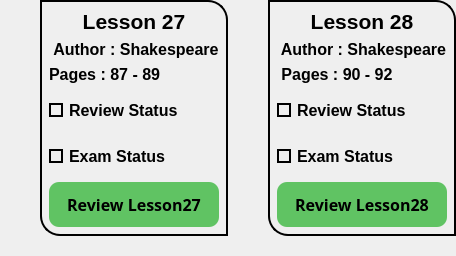
            <widget class="QWidget" name="widget_68" native="true">
             <property name="maximumSize">
              <size>
               <width>16777215</width>
               <height>280</height>
              </size>
             </property>
             <layout class="QHBoxLayout" name="horizontalLayout_16">
              <property name="spacing">
               <number>0</number>
              </property>
              <property name="leftMargin">
               <number>0</number>
              </property>
              <property name="topMargin">
               <number>0</number>
              </property>
              <property name="rightMargin">
               <number>0</number>
              </property>
              <property name="bottomMargin">
               <number>0</number>
              </property>
              <item>
               <widget class="QWidget" name="widget_75" native="true">
                <property name="styleSheet">
                 <string notr="true"/>
                </property>
                <layout class="QVBoxLayout" name="verticalLayout_59">
                 <property name="spacing">
                  <number>0</number>
                 </property>
                 <property name="leftMargin">
                  <number>40</number>
                 </property>
                 <property name="topMargin">
                  <number>0</number>
                 </property>
                 <property name="rightMargin">
                  <number>0</number>
                 </property>
                 <property name="bottomMargin">
                  <number>20</number>
                 </property>
                 <item>
                  <widget class="QWidget" name="widget_76" native="true">
                   <property name="styleSheet">
                    <string notr="true">border-bottom-left-radius:20px;
border-top-right-radius:20px;
border:2px solid black;
</string>
                   </property>
                   <layout class="QVBoxLayout" name="verticalLayout_60">
                    <item>
                     <widget class="QLabel" name="label_83">
                      <property name="font">
                       <font>
                        <family>Tahoma</family>
                        <pointsize>16</pointsize>
                        <bold>true</bold>
                       </font>
                      </property>
                      <property name="styleSheet">
                       <string notr="true">color:black;
border:none;</string>
                      </property>
                      <property name="text">
                       <string>Lesson 27</string>
                      </property>
                      <property name="alignment">
                       <set>Qt::AlignCenter</set>
                      </property>
                     </widget>
                    </item>
                    <item>
                     <widget class="QLabel" name="label_84">
                      <property name="minimumSize">
                       <size>
                        <width>0</width>
                        <height>5</height>
                       </size>
                      </property>
                      <property name="font">
                       <font>
                        <family>Tahoma</family>
                        <pointsize>12</pointsize>
                        <bold>true</bold>
                       </font>
                      </property>
                      <property name="styleSheet">
                       <string notr="true">color:black;
border:none;</string>
                      </property>
                      <property name="text">
                       <string> Author : Shakespeare</string>
                      </property>
                      <property name="alignment">
                       <set>Qt::AlignCenter</set>
                      </property>
                     </widget>
                    </item>
                    <item>
                     <widget class="QLabel" name="label_85">
                      <property name="minimumSize">
                       <size>
                        <width>0</width>
                        <height>0</height>
                       </size>
                      </property>
                      <property name="font">
                       <font>
                        <family>Tahoma</family>
                        <pointsize>12</pointsize>
                        <bold>true</bold>
                       </font>
                      </property>
                      <property name="styleSheet">
                       <string notr="true">color:black;
border:none;</string>
                      </property>
                      <property name="text">
                       <string>Pages : 87 - 89</string>
                      </property>
                      <property name="alignment">
                       <set>Qt::AlignBottom|Qt::AlignLeading|Qt::AlignLeft</set>
                      </property>
                     </widget>
                    </item>
                    <item>
                     <widget class="QCheckBox" name="checkBox53">
                      <property name="minimumSize">
                       <size>
                        <width>0</width>
                        <height>40</height>
                       </size>
                      </property>
                      <property name="font">
                       <font>
                        <family>Tahoma</family>
                        <pointsize>12</pointsize>
                        <bold>true</bold>
                       </font>
                      </property>
                      <property name="layoutDirection">
                       <enum>Qt::LeftToRight</enum>
                      </property>
                      <property name="styleSheet">
                       <string notr="true">QCheckBox::indicator {
	border:2px solid black;	

}
QCheckBox::indicator:checked {
    background-color: qradialgradient(spread:pad, 
                            cx:0.5,
                            cy:0.5,
                            radius:0.9,
                            fx:0.5,
                            fy:0.5,
                            stop:0 rgba(0, 255, 0, 255), 
                            stop:1 rgba(0, 64, 0, 255));
}

QCheckBox{
	color:black;
	border:none;
}
</string>
                      </property>
                      <property name="text">
                       <string>Review Status</string>
                      </property>
                      <property name="iconSize">
                       <size>
                        <width>40</width>
                        <height>40</height>
                       </size>
                      </property>
                      <property name="tristate">
                       <bool>false</bool>
                      </property>
                     </widget>
                    </item>
                    <item>
                     <widget class="QCheckBox" name="checkBox54">
                      <property name="minimumSize">
                       <size>
                        <width>0</width>
                        <height>40</height>
                       </size>
                      </property>
                      <property name="font">
                       <font>
                        <family>Tahoma</family>
                        <pointsize>12</pointsize>
                        <bold>true</bold>
                       </font>
                      </property>
                      <property name="styleSheet">
                       <string notr="true">QCheckBox::indicator {
	border:2px solid black;	
}
QCheckBox::indicator:checked {
    background-color: qradialgradient(spread:pad, 
                            cx:0.5,
                            cy:0.5,
                            radius:0.9,
                            fx:0.5,
                            fy:0.5,
                            stop:0 rgba(0, 255, 0, 255), 
                            stop:1 rgba(0, 64, 0, 255));
}
QCheckBox{
	color:black;
	border:none;
}</string>
                      </property>
                      <property name="text">
                       <string>Exam Status</string>
                      </property>
                     </widget>
                    </item>
                    <item>
                     <widget class="QPushButton" name="btn27">
                      <property name="minimumSize">
                       <size>
                        <width>0</width>
                        <height>45</height>
                       </size>
                      </property>
                      <property name="font">
                       <font>
                        <family>Sitka Small Semibold</family>
                        <pointsize>12</pointsize>
                        <bold>true</bold>
                       </font>
                      </property>
                      <property name="cursor">
                       <cursorShape>PointingHandCursor</cursorShape>
                      </property>
                      <property name="styleSheet">
                       <string notr="true">border:none;
border-radius:10px;
color:black;
background-color: rgb(96, 195, 99);</string>
                      </property>
                      <property name="text">
                       <string>Review Lesson27</string>
                      </property>
                     </widget>
                    </item>
                   </layout>
                  </widget>
                 </item>
                </layout>
               </widget>
              </item>
              <item>
               <widget class="QWidget" name="widget_73" native="true">
                <property name="styleSheet">
                 <string notr="true"/>
                </property>
                <layout class="QVBoxLayout" name="verticalLayout_57">
                 <property name="spacing">
                  <number>0</number>
                 </property>
                 <property name="leftMargin">
                  <number>40</number>
                 </property>
                 <property name="topMargin">
                  <number>0</number>
                 </property>
                 <property name="rightMargin">
                  <number>0</number>
                 </property>
                 <property name="bottomMargin">
                  <number>20</number>
                 </property>
                 <item>
                  <widget class="QWidget" name="widget_74" native="true">
                   <property name="styleSheet">
                    <string notr="true">border-bottom-left-radius:20px;
border-top-right-radius:20px;
border:2px solid black;
</string>
                   </property>
                   <layout class="QVBoxLayout" name="verticalLayout_58">
                    <item>
                     <widget class="QLabel" name="label_80">
                      <property name="font">
                       <font>
                        <family>Tahoma</family>
                        <pointsize>16</pointsize>
                        <bold>true</bold>
                       </font>
                      </property>
                      <property name="styleSheet">
                       <string notr="true">color:black;
border:none;</string>
                      </property>
                      <property name="text">
                       <string>Lesson 28</string>
                      </property>
                      <property name="alignment">
                       <set>Qt::AlignCenter</set>
                      </property>
                     </widget>
                    </item>
                    <item>
                     <widget class="QLabel" name="label_81">
                      <property name="minimumSize">
                       <size>
                        <width>0</width>
                        <height>5</height>
                       </size>
                      </property>
                      <property name="font">
                       <font>
                        <family>Tahoma</family>
                        <pointsize>12</pointsize>
                        <bold>true</bold>
                       </font>
                      </property>
                      <property name="styleSheet">
                       <string notr="true">color:black;
border:none;</string>
                      </property>
                      <property name="text">
                       <string> Author : Shakespeare</string>
                      </property>
                      <property name="alignment">
                       <set>Qt::AlignLeading|Qt::AlignLeft|Qt::AlignVCenter</set>
                      </property>
                     </widget>
                    </item>
                    <item>
                     <widget class="QLabel" name="label_82">
                      <property name="minimumSize">
                       <size>
                        <width>0</width>
                        <height>0</height>
                       </size>
                      </property>
                      <property name="font">
                       <font>
                        <family>Tahoma</family>
                        <pointsize>12</pointsize>
                        <bold>true</bold>
                       </font>
                      </property>
                      <property name="styleSheet">
                       <string notr="true">color:black;
border:none;</string>
                      </property>
                      <property name="text">
                       <string> Pages : 90 - 92</string>
                      </property>
                      <property name="alignment">
                       <set>Qt::AlignLeading|Qt::AlignLeft|Qt::AlignVCenter</set>
                      </property>
                     </widget>
                    </item>
                    <item>
                     <widget class="QCheckBox" name="checkBox55">
                      <property name="minimumSize">
                       <size>
                        <width>0</width>
                        <height>40</height>
                       </size>
                      </property>
                      <property name="font">
                       <font>
                        <family>Tahoma</family>
                        <pointsize>12</pointsize>
                        <bold>true</bold>
                       </font>
                      </property>
                      <property name="layoutDirection">
                       <enum>Qt::LeftToRight</enum>
                      </property>
                      <property name="styleSheet">
                       <string notr="true">QCheckBox::indicator {
	border:2px solid black;	

}
QCheckBox::indicator:checked {
    background-color: qradialgradient(spread:pad, 
                            cx:0.5,
                            cy:0.5,
                            radius:0.9,
                            fx:0.5,
                            fy:0.5,
                            stop:0 rgba(0, 255, 0, 255), 
                            stop:1 rgba(0, 64, 0, 255));
}

QCheckBox{
	color:black;
	border:none;
}
</string>
                      </property>
                      <property name="text">
                       <string>Review Status</string>
                      </property>
                      <property name="iconSize">
                       <size>
                        <width>40</width>
                        <height>40</height>
                       </size>
                      </property>
                      <property name="tristate">
                       <bool>false</bool>
                      </property>
                     </widget>
                    </item>
                    <item>
                     <widget class="QCheckBox" name="checkBox56">
                      <property name="minimumSize">
                       <size>
                        <width>0</width>
                        <height>40</height>
                       </size>
                      </property>
                      <property name="font">
                       <font>
                        <family>Tahoma</family>
                        <pointsize>12</pointsize>
                        <bold>true</bold>
                       </font>
                      </property>
                      <property name="styleSheet">
                       <string notr="true">QCheckBox::indicator {
	border:2px solid black;	
}
QCheckBox::indicator:checked {
    background-color: qradialgradient(spread:pad, 
                            cx:0.5,
                            cy:0.5,
                            radius:0.9,
                            fx:0.5,
                            fy:0.5,
                            stop:0 rgba(0, 255, 0, 255), 
                            stop:1 rgba(0, 64, 0, 255));
}
QCheckBox{
	color:black;
	border:none;
}</string>
                      </property>
                      <property name="text">
                       <string>Exam Status</string>
                      </property>
                     </widget>
                    </item>
                    <item>
                     <widget class="QPushButton" name="btn28">
                      <property name="minimumSize">
                       <size>
                        <width>0</width>
                        <height>45</height>
                       </size>
                      </property>
                      <property name="font">
                       <font>
                        <family>Sitka Small Semibold</family>
                        <pointsize>12</pointsize>
                        <bold>true</bold>
                       </font>
                      </property>
                      <property name="cursor">
                       <cursorShape>PointingHandCursor</cursorShape>
                      </property>
                      <property name="styleSheet">
                       <string notr="true">border:none;
border-radius:10px;
color:black;
background-color: rgb(96, 195, 99);</string>
                      </property>
                      <property name="text">
                       <string>Review Lesson28</string>
                      </property>
                     </widget>
                    </item>
                   </layout>
                  </widget>
                 </item>
                </layout>
               </widget>
              </item>
             </layout>
            </widget>
